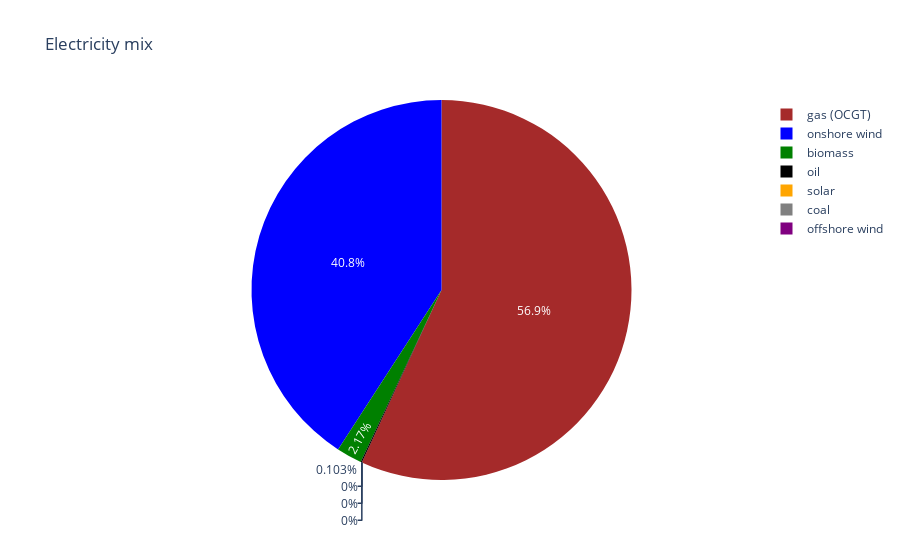
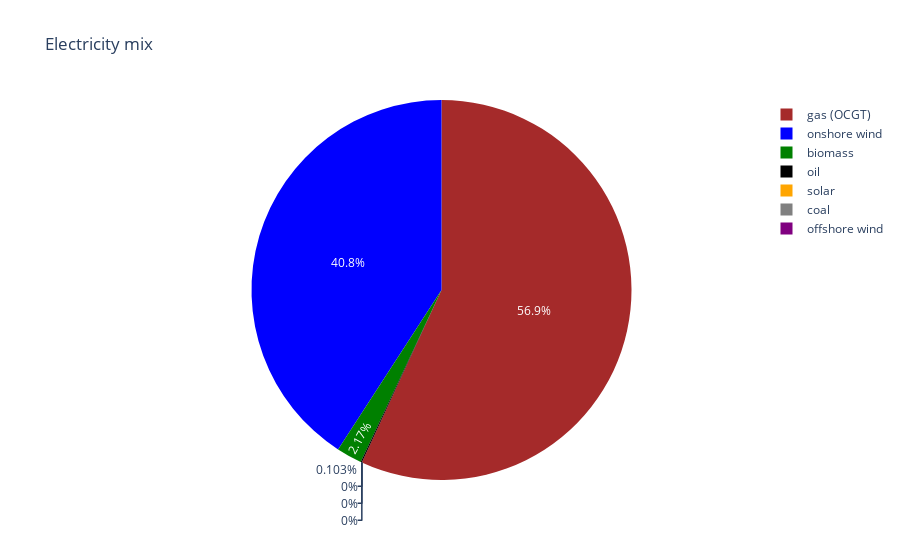
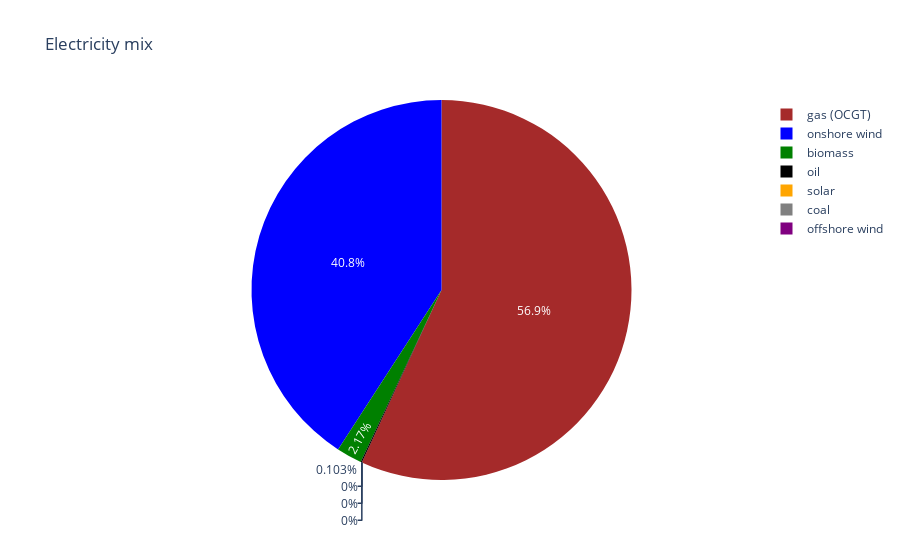
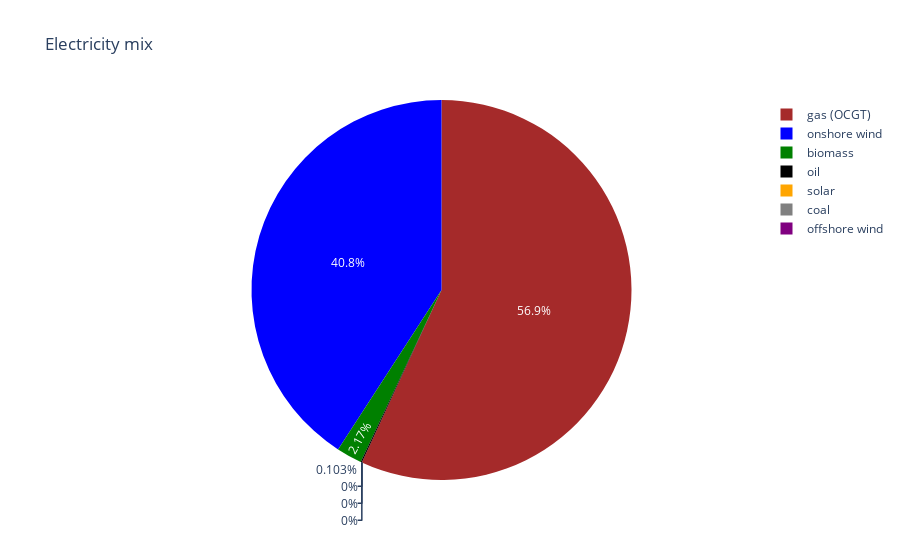

The cell these charts' notebook holds for them, in order:
### Code cell
for g in generations:
    plot_mix(generations[g])

### Figure 1 — Plotly figure (JSON) as saved in the notebook; plotly's stock layout.template omitted (floating-point values rounded to 4 significant figures)
{"data": [{"labels": ["onshore wind", "solar", "gas (OCGT)", "coal", "biomass", "oil", "offshore wind"], "marker": {"colors": ["blue", "orange", "brown", "grey", "green", "black", "purple"]}, "type": "pie", "values": [10850000.0, 0, 15120000.0, 0, 577100.0, 27310.0, 0]}], "layout": {"title": {"text": "Electricity mix"}}}

### Figure 2 — Plotly figure (JSON) as saved in the notebook; plotly's stock layout.template omitted (floating-point values rounded to 4 significant figures)
{"data": [{"labels": ["onshore wind", "solar", "gas (OCGT)", "coal", "biomass", "oil", "offshore wind"], "marker": {"colors": ["blue", "orange", "brown", "grey", "green", "black", "purple"]}, "type": "pie", "values": [10850000.0, 0, 15120000.0, 0, 577100.0, 27310.0, 0]}], "layout": {"title": {"text": "Electricity mix"}}}

### Figure 3 — Plotly figure (JSON) as saved in the notebook; plotly's stock layout.template omitted (floating-point values rounded to 4 significant figures)
{"data": [{"labels": ["onshore wind", "solar", "gas (OCGT)", "coal", "biomass", "oil", "offshore wind"], "marker": {"colors": ["blue", "orange", "brown", "grey", "green", "black", "purple"]}, "type": "pie", "values": [10850000.0, 0, 15120000.0, 0, 577100.0, 27310.0, 0]}], "layout": {"title": {"text": "Electricity mix"}}}

### Figure 4 — Plotly figure (JSON) as saved in the notebook; plotly's stock layout.template omitted (floating-point values rounded to 4 significant figures)
{"data": [{"labels": ["onshore wind", "solar", "gas (OCGT)", "coal", "biomass", "oil", "offshore wind"], "marker": {"colors": ["blue", "orange", "brown", "grey", "green", "black", "purple"]}, "type": "pie", "values": [10850000.0, 0, 15120000.0, 0, 577100.0, 27310.0, 0]}], "layout": {"title": {"text": "Electricity mix"}}}
